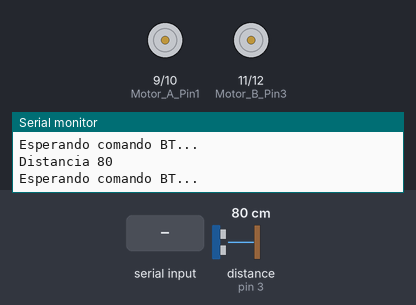
Bench run of a sketch on a simulated Arduino Uno, built with avr-gcc and run on an emulated ATmega328P. Shown: motor-driver pin pairs drawn as motors (green arrow = first pin HIGH = forward, orange = second pin HIGH = backward, longer = more drive, scaled by the enable pin), the last lines printed to the serial monitor. Wiring (inferred from the names in the program): ultrasonic range finder: trigger pin 2; echo pin 3. The test bench sets the inputs (shaded band); at power-on: distance to the obstacle (sensor on pin 3) 80 cm. The echo pulse lasts 58.3 µs per cm.

Above: at 1.2 s.
1.3 s: "1" received over Serial
At 1.8 s:
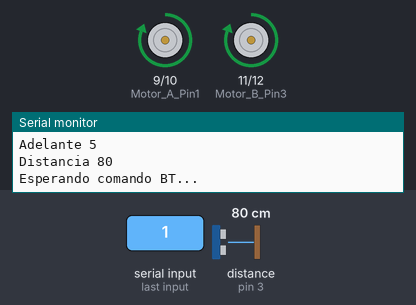
4.3 s: "2" received over Serial
At 6.56 s:
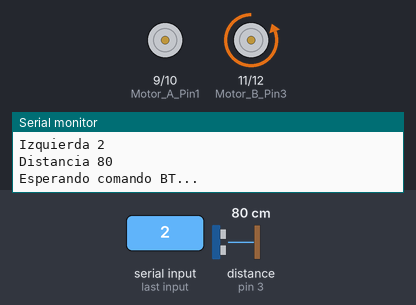
7.3 s: "3" received over Serial
At 7.47 s:
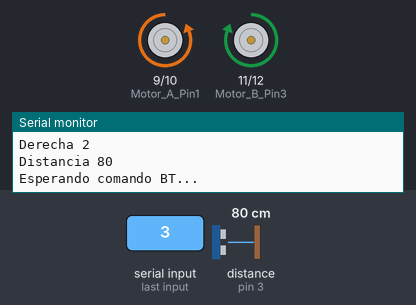
9.1 s: "4" received over Serial
At 9.6 s:
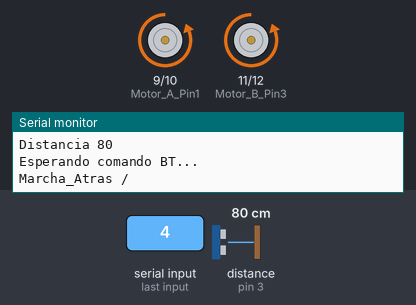
10.7 s: distance to the obstacle (sensor on pin 3) set to 35 cm
12.2 s: distance to the obstacle (sensor on pin 3) set to 28 cm
At 12.7 s:
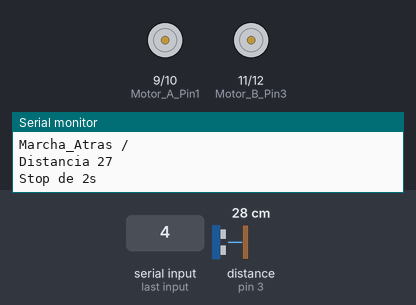
Timing chart, 0 to 15.2 s (numbered marks = the images above; inputs shaded):
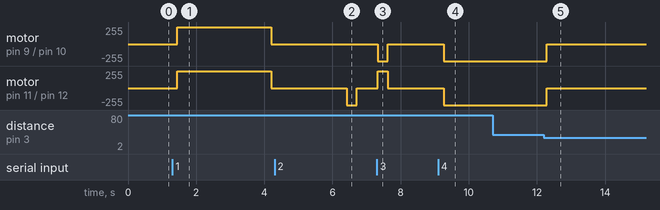

The sketch:

sketch_auto.ino
```cpp
#define VEL_MAX 255 //MAX 255

// Motores
const int PWM_A_Pin = 8;                             // PWM se conecta al pin 1 del puente-H
const int Motor_A_Pin1 = 9;                          // Entrada 2 del puente-H
const int Motor_A_Pin2 = 10;                         // Entrada 7 del puente-H
const int Motor_B_Pin3 = 11;                         // Entrada 15 del puente-H
const int Motor_B_Pin4 = 12;                         // Entrada 10 del puente-H

//Establecemos las variables a utilizar
int velocidad;                                       // Establece la velocidad
int pasos;                                           // Establece el tiempo en milisegundos de espera

//Ultrasónico
int Trig = 2, Echo = 3;

//Contador de pasos
int ContadorAdelante = 0;
int ContadorDerecha = 0;
int ContadorIzquierda = 0;

//Cantidad de pasos giro 180 grados oficina erik
//int PasosDerecha = 11;
//int PasosIzquierda = 10;

//Cantidad de pasos giro 90 grados oficina erik
int PasosDerecha = 6;
int PasosIzquierda = 6;

int PasosDerechaAjuste = 1;

int PasosAdelante = 40;

long duracion, distancia;

char input = '0';

String vDistancia;
String stringOne = "Distancia ";
String vmsgadelante = "Adelante ";
String vmsgderecha = "Derecha ";
String vmsgizquierda = "Izquierda ";

boolean Avanzando = 0;
boolean RevisarDistancia = 0;

void setup()
{

	Serial.begin(9600);                                //Comunicación con Sensor HCSR04

	pinMode(Trig, OUTPUT);                              //Configura Triguer SUS como salida.
	pinMode(Echo, INPUT);                               //Configura Echo SUS como entrada.

	pinMode(Motor_A_Pin1, OUTPUT);                     //Configura Motor_A_Pin1 como salida
	pinMode(Motor_A_Pin2, OUTPUT);                     //Configura Motor_A_Pin2 como salida
	pinMode(Motor_B_Pin3, OUTPUT);                     //Configura Motor_B_Pin3 como salida
	pinMode(Motor_B_Pin4, OUTPUT);                     //Configura Motor_B_Pin4 como salida

	Serial.flush();

}

void loop()
{

	if (Avanzando = 1 || RevisarDistancia)
	{
		Get_Valores_Sensor_Ultra();
		vDistancia = stringOne + distancia;
		Serial.println(vDistancia);
	}

	if (distancia >= 2 && distancia >= 30 && RevisarDistancia ==1)
	{
		Serial.println("IRQ_NewComand?");
		RevisarDistancia = 0;
	}

	if (distancia >= 2 && distancia <= 30)
	{

		// Detener Marcha durante 2 segundos.
		//paro(2000);
		Serial.println("Stop de 2s");

		if (Avanzando)
		{
			Avanzando = 0;
			input = '0';
			paro(2000);                                         // Detener Marcha durante 5 segundos.
			RevisarDistancia = 1;
		}
	}
	else {
		Serial.println("Esperando comando BT...");
		Procesa_Comando_BT();
	}
}

void paro(int pasos)                                  // Entrada 2 y 7 del puente-H a nivel bajo (0 Vcc)
{
	digitalWrite(Motor_A_Pin1, LOW);
	digitalWrite(Motor_A_Pin2, LOW);
	digitalWrite(Motor_B_Pin3, LOW);
	digitalWrite(Motor_B_Pin4, LOW);
	delay(pasos);                                       // Espera 1 milisegundo por cada paso
}

void marchaAdelante(int pasos, int velocidad)        // Entrada 2 a nivel bajo (0 Vcc) y la 7 en alto (5 Vcc)
{
  analogWrite(PWM_A_Pin, velocidad);
  digitalWrite(Motor_A_Pin1, HIGH);
  digitalWrite(Motor_A_Pin2, LOW);
  digitalWrite(Motor_B_Pin3, HIGH);
  digitalWrite(Motor_B_Pin4, LOW);
  delay(pasos);                                       // Espera 1 milisegundo por cada paso
}

void marchaAtras(int pasos, int velocidad)            // Entrada 7 a nivel bajo (0 Vcc) y la 2 en alto (5 Vcc)
{

  analogWrite(PWM_A_Pin, velocidad);
  digitalWrite(Motor_A_Pin1, LOW);
  digitalWrite(Motor_A_Pin2, HIGH);
  digitalWrite(Motor_B_Pin3, LOW);
  digitalWrite(Motor_B_Pin4, HIGH);
  delay(pasos);
                    // Espera 1 milisegundo por cada paso
}

void GiroDerecha(int pasos, int velocidad)            // Entrada 7 a nivel bajo (0 Vcc) y la 2 en alto (5 Vcc)
{
	analogWrite(PWM_A_Pin, velocidad);
	digitalWrite(Motor_A_Pin1, LOW);
	digitalWrite(Motor_A_Pin2, HIGH);
	digitalWrite(Motor_B_Pin3, HIGH);
	digitalWrite(Motor_B_Pin4, LOW);
	delay(pasos);                                       // Espera 1 milisegundo por cada paso
}

void GiroIzquierda(int pasos, int velocidad)            // Entrada 7 a nivel bajo (0 Vcc) y la 2 en alto (5 Vcc)
{
	analogWrite(PWM_A_Pin, velocidad);
	digitalWrite(Motor_A_Pin1, HIGH);
	digitalWrite(Motor_A_Pin2, LOW);
	digitalWrite(Motor_B_Pin3, LOW);
	digitalWrite(Motor_B_Pin4, HIGH);
	delay(pasos);                                       // Espera 1 milisegundo por cada paso
}

/************SENSOR ULTRASONICO*******************/
void Get_Valores_Sensor_Ultra() {
	digitalWrite(Trig, LOW);
	delayMicroseconds(4);
	digitalWrite(Trig, HIGH);
	delayMicroseconds(50);
	digitalWrite(Trig, LOW);

	duracion = pulseIn(Echo, HIGH);
	distancia = (duracion / 2) / 29;

	if (distancia > 1000)
	{
		distancia = -1;
	}

}

/************* MANEJO DE MOTORES **************/
void Procesa_Comando_BT()
{
	if (Serial.available() > 0) {
		input = Serial.read();
	}

	if (input == '1')
	{

		digitalWrite(LED_BUILTIN, HIGH);

		Serial.println(vDistancia);

		marchaAdelante(PasosAdelante, VEL_MAX);

		Avanzando = 1;

		if (ContadorAdelante >= PasosAdelante)
		{
			paro(2000);
			Serial.println("FIN_F");
			ContadorAdelante = 0;
			Avanzando = 0;
			input = '0';
		}
		else
		{
			ContadorAdelante += 1;
			vDistancia = vmsgadelante + ContadorAdelante;
			Serial.println(vDistancia);
		}

	}
	if (input == '2')
	{

		digitalWrite(LED_BUILTIN, HIGH);

		//Serial.println("<- GiroIzquierda ");

		GiroIzquierda(PasosIzquierda, 50);

		if (ContadorIzquierda >= PasosIzquierda)
		{
			Serial.println("FIN_L");
			ContadorIzquierda = 0;
			Avanzando = 0;
			input = '0';
			paro(200);
		}
		else
		{
			ContadorIzquierda += 1;
			vDistancia = vmsgizquierda + ContadorIzquierda;
			Serial.println(vDistancia);
		}

	}

	if (input == '3')
	{

		digitalWrite(LED_BUILTIN, HIGH);

		//Serial.println("GiroDerecha ->");

		GiroDerecha(PasosDerecha, VEL_MAX);

		if (ContadorDerecha >= PasosDerecha)
		{
			Serial.println("FIN_R");
			ContadorDerecha = 0;
			Avanzando = 0;
			input = '0';
			paro(200);
		}
		else
		{
			ContadorDerecha += 1;
			vDistancia = vmsgderecha + ContadorDerecha;
			Serial.println(vDistancia);
		}

	}

  if (input == '6')
  {

    digitalWrite(LED_BUILTIN, HIGH);

    //Serial.println("GiroDerecha Ajuste->");

    GiroDerecha(PasosDerechaAjuste, VEL_MAX);

    if (ContadorDerecha >= PasosDerechaAjuste)
    {
      Serial.println("FIN_R");
      ContadorDerecha = 0;
      Avanzando = 0;
      input = '0';
      paro(200);
    }
    else
    {
      ContadorDerecha += 1;
      vDistancia = vmsgderecha + ContadorDerecha;
      Serial.println(vDistancia);
    }

  }

	if (input == '4') {
		digitalWrite(LED_BUILTIN, HIGH);
		Serial.println("Marcha_Atras /");
		marchaAtras(500, VEL_MAX);                             // Marcha atras durante 2 segundos a media potencia
		Avanzando = 0;
	}
	if (input == '0') {
		digitalWrite(LED_BUILTIN, LOW);
		//Serial.println("..?");
		paro(200);
		Avanzando = 0;
	}
}
```

Measured:
- the behaviour switches between 32 and 31 cm on distance to the obstacle (sensor on pin 3) (found by bisection; images 4 and 5)
- after the input at 1.3 s, motor on pin 9 (Motor_A_Pin1) / pin 10 (Motor_A_Pin2), motor on pin 11 (Motor_B_Pin3) / pin 12 (Motor_B_Pin4): stopped → forward 255/255 after 0.15 s, → stopped 2.8 s later
- after the input at 4.3 s, motor on pin 11 (Motor_B_Pin3) / pin 12 (Motor_B_Pin4): stopped → backward 255/255 after 2.1 s, → stopped 0.30 s later
- after the input at 7.3 s, motor on pin 9 (Motor_A_Pin1) / pin 10 (Motor_A_Pin2): stopped → backward 255/255 at once, → stopped 0.29 s later; motor on pin 11 (Motor_B_Pin3) / pin 12 (Motor_B_Pin4): stopped → forward 255/255 at once, → stopped 0.29 s later
- after the input at 9.1 s, motor on pin 9 (Motor_A_Pin1) / pin 10 (Motor_A_Pin2), motor on pin 11 (Motor_B_Pin3) / pin 12 (Motor_B_Pin4): stopped → backward 255/255 after 0.16 s
- after the input at 12.2 s, motor on pin 9 (Motor_A_Pin1) / pin 10 (Motor_A_Pin2), motor on pin 11 (Motor_B_Pin3) / pin 12 (Motor_B_Pin4): backward 255/255 → stopped after 0.09 s
